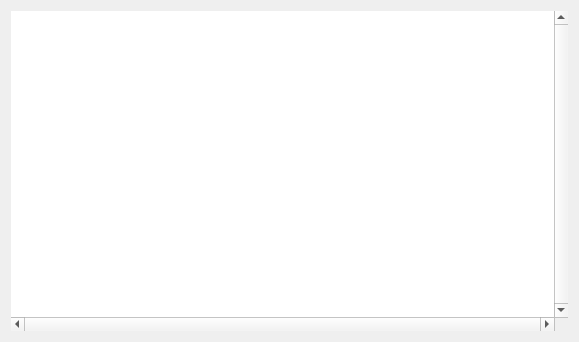
<?xml version="1.0" encoding="UTF-8"?>
<ui version="4.0">
 <class>RZQtConsoleWidget</class>
 <widget class="QWidget" name="RZQtConsoleWidget">
  <property name="geometry">
   <rect>
    <x>0</x>
    <y>0</y>
    <width>579</width>
    <height>342</height>
   </rect>
  </property>
  <property name="sizePolicy">
   <sizepolicy hsizetype="Expanding" vsizetype="Expanding">
    <horstretch>0</horstretch>
    <verstretch>0</verstretch>
   </sizepolicy>
  </property>
  <property name="windowTitle">
   <string>Form</string>
  </property>
  <layout class="QHBoxLayout" name="horizontalLayout_2">
   <item>
    <widget class="RZQtScrollArea" name="scrollArea">
     <property name="frameShape">
      <enum>QFrame::NoFrame</enum>
     </property>
     <property name="frameShadow">
      <enum>QFrame::Plain</enum>
     </property>
     <property name="lineWidth">
      <number>0</number>
     </property>
     <property name="verticalScrollBarPolicy">
      <enum>Qt::ScrollBarAlwaysOn</enum>
     </property>
     <property name="horizontalScrollBarPolicy">
      <enum>Qt::ScrollBarAlwaysOn</enum>
     </property>
     <property name="widgetResizable">
      <bool>true</bool>
     </property>
     <property name="alignment">
      <set>Qt::AlignLeading|Qt::AlignLeft|Qt::AlignTop</set>
     </property>
     <widget class="QWidget" name="scrollAreaWidgetContents">
      <property name="geometry">
       <rect>
        <x>0</x>
        <y>0</y>
        <width>536</width>
        <height>299</height>
       </rect>
      </property>
      <property name="sizePolicy">
       <sizepolicy hsizetype="Expanding" vsizetype="Expanding">
        <horstretch>0</horstretch>
        <verstretch>0</verstretch>
       </sizepolicy>
      </property>
      <layout class="QVBoxLayout" name="verticalLayout">
       <property name="spacing">
        <number>0</number>
       </property>
       <property name="leftMargin">
        <number>0</number>
       </property>
       <property name="topMargin">
        <number>0</number>
       </property>
       <property name="rightMargin">
        <number>0</number>
       </property>
       <property name="bottomMargin">
        <number>0</number>
       </property>
       <item>
        <widget class="QTextEdit" name="consoleOutput">
         <property name="font">
          <font>
           <family>Courier New</family>
          </font>
         </property>
         <property name="frameShape">
          <enum>QFrame::NoFrame</enum>
         </property>
         <property name="frameShadow">
          <enum>QFrame::Plain</enum>
         </property>
         <property name="lineWidth">
          <number>0</number>
         </property>
         <property name="verticalScrollBarPolicy">
          <enum>Qt::ScrollBarAlwaysOff</enum>
         </property>
         <property name="horizontalScrollBarPolicy">
          <enum>Qt::ScrollBarAlwaysOff</enum>
         </property>
         <property name="sizeAdjustPolicy">
          <enum>QAbstractScrollArea::AdjustIgnored</enum>
         </property>
         <property name="lineWrapMode">
          <enum>QTextEdit::NoWrap</enum>
         </property>
         <property name="tabStopWidth">
          <number>25</number>
         </property>
         <property name="textInteractionFlags">
          <set>Qt::NoTextInteraction</set>
         </property>
        </widget>
       </item>
      </layout>
     </widget>
    </widget>
   </item>
  </layout>
 </widget>
 <customwidgets>
  <customwidget>
   <class>RZQtScrollArea</class>
   <extends>QScrollArea</extends>
   <header>RZQtScrollArea.h</header>
   <container>1</container>
  </customwidget>
 </customwidgets>
 <resources/>
 <connections/>
</ui>
